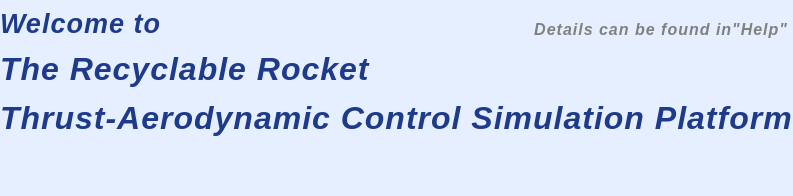
        <widget class="QWidget" name="page">
         <property name="font">
          <font>
           <family>Segoe UI</family>
           <bold>true</bold>
          </font>
         </property>
         <property name="styleSheet">
          <string notr="true">/* 设置全局基础字体 */
QWidget {
    font-family: &quot;Segoe UI&quot;, &quot;Microsoft YaHei UI&quot;, sans-serif;
    line-height: 1.6; /* 增加行间距，防止文字堆叠 */
background: #E6EFFF;
}

/* 针对大标题的优化 */
QLabel#label_3 {
    color: #1E3A8A; /* 深蓝色，呼应左侧导航 */
    letter-spacing: 1px; /* 增加字间距，更有呼吸感 */
}

/* 针对正文的优化 */
QTextBrowser#textBrowser
 {
    color:rgb(31, 31, 31);
    padding: 5px;
}

</string>
         </property>
         <layout class="QVBoxLayout" name="verticalLayout_24" stretch="1,4">
          <property name="spacing">
           <number>0</number>
          </property>
          <property name="leftMargin">
           <number>0</number>
          </property>
          <property name="topMargin">
           <number>0</number>
          </property>
          <property name="rightMargin">
           <number>0</number>
          </property>
          <property name="bottomMargin">
           <number>0</number>
          </property>
          <item alignment="Qt::AlignmentFlag::AlignHCenter">
           <widget class="QLabel" name="label_3">
            <property name="sizePolicy">
             <sizepolicy hsizetype="Fixed" vsizetype="Fixed">
              <horstretch>0</horstretch>
              <verstretch>0</verstretch>
             </sizepolicy>
            </property>
            <property name="font">
             <font>
              <family>Segoe UI</family>
              <pointsize>10</pointsize>
              <italic>true</italic>
              <bold>true</bold>
              <underline>false</underline>
             </font>
            </property>
            <property name="contextMenuPolicy">
             <enum>Qt::ContextMenuPolicy::NoContextMenu</enum>
            </property>
            <property name="styleSheet">
             <string notr="true">QLabel { 
white-space: pre;
background-color: transparent； }</string>
            </property>
            <property name="text">
             <string>&lt;html&gt;&lt;head/&gt;&lt;body&gt;&lt;table border=&quot;0&quot; style=&quot; margin-top:0px; margin-bottom:0px; margin-left:0px; margin-right:0px;&quot; width=&quot;100%&quot; cellspacing=&quot;0&quot; cellpadding=&quot;0&quot;&gt;&lt;tr&gt;&lt;td style=&quot; vertical-align:bottom;&quot;&gt;&lt;p&gt;&lt;span style=&quot; font-size:20pt;&quot;&gt;Welcome to&lt;/span&gt;&lt;/p&gt;&lt;/td&gt;&lt;td style=&quot; vertical-align:top; padding-right:5; padding-top:20;&quot;&gt;&lt;p align=&quot;right&quot;&gt;&lt;span style=&quot; font-size:12pt; color:#808080;&quot;&gt;Details can be found in&amp;quot;Help&amp;quot;&lt;/span&gt;&lt;/p&gt;&lt;/td&gt;&lt;/tr&gt;&lt;/table&gt;&lt;p&gt;&lt;span style=&quot; font-size:24pt;&quot;&gt;The Recyclable Rocket&lt;/span&gt;&lt;/p&gt;&lt;p&gt;&lt;span style=&quot; font-size:24pt;&quot;&gt;Thrust-Aerodynamic Control Simulation Platform&lt;/span&gt;&lt;/p&gt;&lt;/body&gt;&lt;/html&gt;</string>
            </property>
            <property name="textFormat">
             <enum>Qt::TextFormat::MarkdownText</enum>
            </property>
           </widget>
          </item>
          <item>
           <widget class="QFrame" name="frame_51">
            <property name="styleSheet">
             <string notr="true">background:transparent</string>
            </property>
            <property name="frameShape">
             <enum>QFrame::Shape::StyledPanel</enum>
            </property>
            <property name="frameShadow">
             <enum>QFrame::Shadow::Raised</enum>
            </property>
            <layout class="QHBoxLayout" name="horizontalLayout_47" stretch="2">
             <property name="spacing">
              <number>0</number>
             </property>
             <property name="leftMargin">
              <number>0</number>
             </property>
             <property name="topMargin">
              <number>25</number>
             </property>
             <property name="rightMargin">
              <number>0</number>
             </property>
             <property name="bottomMargin">
              <number>0</number>
             </property>
             <item>
              <widget class="QFrame" name="frame_50">
               <property name="styleSheet">
                <string notr="true">background:transparent</string>
               </property>
               <property name="frameShape">
                <enum>QFrame::Shape::StyledPanel</enum>
               </property>
               <property name="frameShadow">
                <enum>QFrame::Shadow::Raised</enum>
               </property>
               <layout class="QHBoxLayout" name="horizontalLayout_5">
                <property name="spacing">
                 <number>0</number>
                </property>
                <property name="leftMargin">
                 <number>0</number>
                </property>
                <property name="topMargin">
                 <number>0</number>
                </property>
                <property name="rightMargin">
                 <number>0</number>
                </property>
                <property name="bottomMargin">
                 <number>0</number>
                </property>
                <item>
                 <widget class="QFrame" name="frame_49">
                  <property name="styleSheet">
                   <string notr="true">background:transparent</string>
                  </property>
                  <property name="frameShape">
                   <enum>QFrame::Shape::StyledPanel</enum>
                  </property>
                  <property name="frameShadow">
                   <enum>QFrame::Shadow::Raised</enum>
                  </property>
                  <layout class="QVBoxLayout" name="verticalLayout_2" stretch="0,0">
                   <property name="spacing">
                    <number>0</number>
                   </property>
                   <property name="leftMargin">
                    <number>0</number>
                   </property>
                   <property name="topMargin">
                    <number>0</number>
                   </property>
                   <property name="rightMargin">
                    <number>0</number>
                   </property>
                   <property name="bottomMargin">
                    <number>0</number>
                   </property>
                   <item>
                    <widget class="QLabel" name="label_4">
                     <property name="sizePolicy">
                      <sizepolicy hsizetype="Preferred" vsizetype="Preferred">
                       <horstretch>0</horstretch>
                       <verstretch>0</verstretch>
                      </sizepolicy>
                     </property>
                     <property name="maximumSize">
                      <size>
                       <width>520</width>
                       <height>350</height>
                      </size>
                     </property>
                     <property name="styleSheet">
                      <string notr="true"/>
                     </property>
                     <property name="text">
                      <string/>
                     </property>
                     <property name="pixmap">
                      <pixmap resource="image.qrc">:/images/images/starship.jpg</pixmap>
                     </property>
                     <property name="scaledContents">
                      <bool>true</bool>
                     </property>
                    </widget>
                   </item>
                   <item>
                    <widget class="QLabel" name="label_5">
                     <property name="sizePolicy">
                      <sizepolicy hsizetype="Fixed" vsizetype="Preferred">
                       <horstretch>0</horstretch>
                       <verstretch>0</verstretch>
                      </sizepolicy>
                     </property>
                     <property name="maximumSize">
                      <size>
                       <width>520</width>
                       <height>370</height>
                      </size>
                     </property>
                     <property name="styleSheet">
                      <string notr="true"/>
                     </property>
                     <property name="text">
                      <string/>
                     </property>
                     <property name="pixmap">
                      <pixmap resource="image.qrc">:/images/images/galaxy.jpg</pixmap>
                     </property>
                     <property name="scaledContents">
                      <bool>true</bool>
                     </property>
                    </widget>
                   </item>
                  </layout>
                 </widget>
                </item>
                <item>
                 <widget class="QLabel" name="label_6">
                  <property name="sizePolicy">
                   <sizepolicy hsizetype="Fixed" vsizetype="Fixed">
                    <horstretch>0</horstretch>
                    <verstretch>0</verstretch>
                   </sizepolicy>
                  </property>
                  <property name="maximumSize">
                   <size>
                    <width>480</width>
                    <height>720</height>
                   </size>
                  </property>
                  <property name="styleSheet">
                   <string notr="true"/>
                  </property>
                  <property name="text">
                   <string/>
                  </property>
                  <property name="pixmap">
                   <pixmap resource="image.qrc">:/images/images/landing_site.jpg</pixmap>
                  </property>
                  <property name="scaledContents">
                   <bool>true</bool>
                  </property>
                 </widget>
                </item>
               </layout>
              </widget>
             </item>
            </layout>
           </widget>
          </item>
         </layout>
        </widget>
